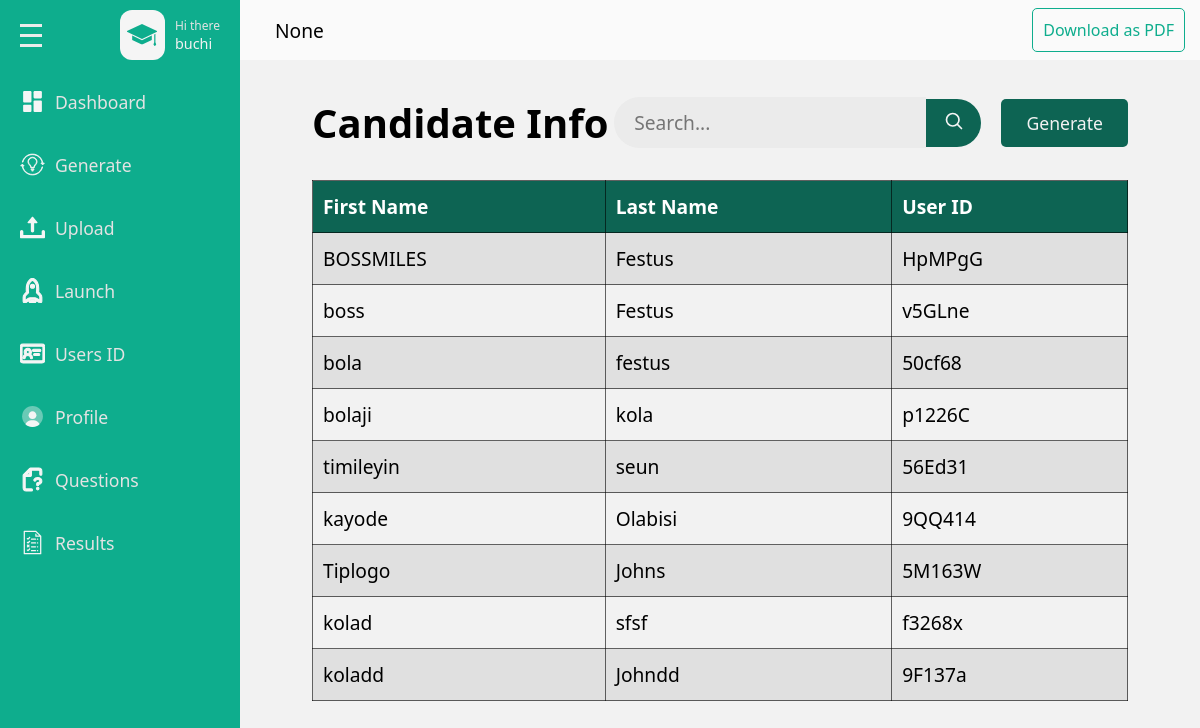
The app's page /admins/user (signed in), older data.
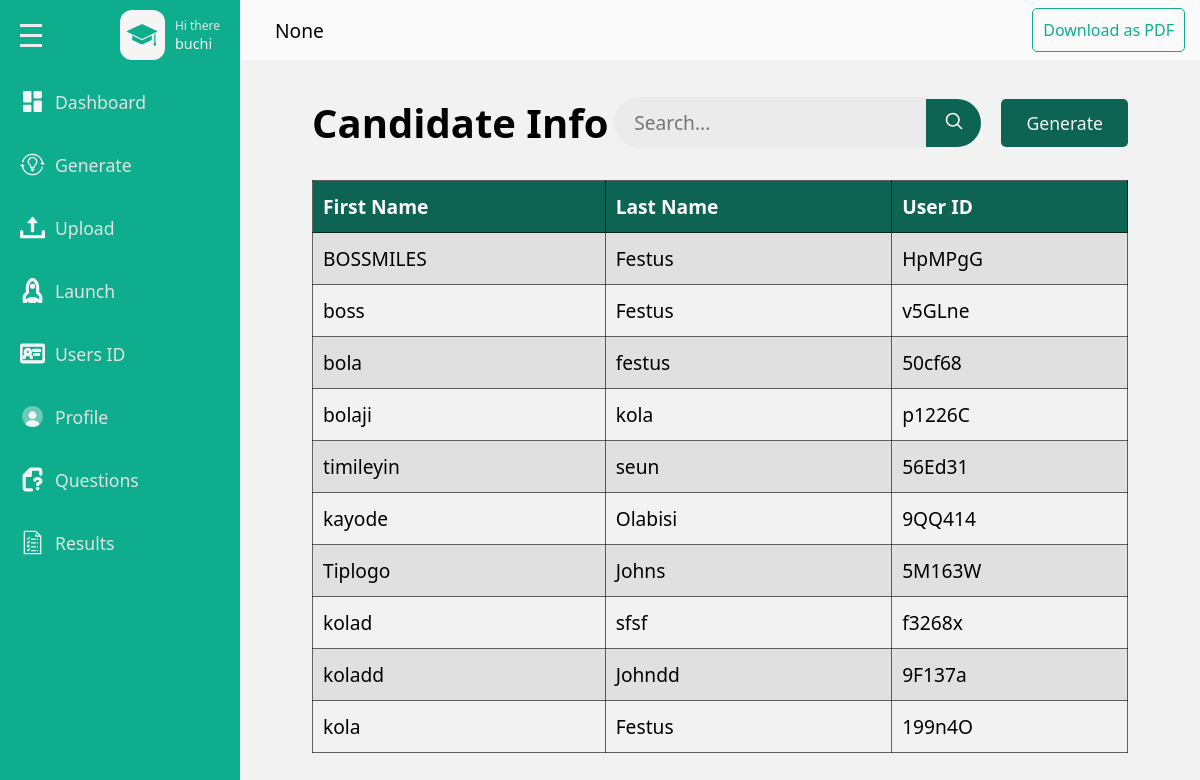
The same page, newer data.
### base/models.py (models this page shows, shortened)
class UserID(models.Model):
    user = models.OneToOneField(User, on_delete=models.CASCADE)
    generated_id = models.CharField(max_length=100, unique=True)

class User(AbstractUser):
   school_name =models.CharField(max_length=500,null=True)
   recovery_code = models.CharField(max_length=100,null=True)

### admins/views.py (the view)
# urls.py: path('user',views.user,name='user'),
def user(request):
    userprofile = get_object_or_404(Userprofile,user=request.user)
    user_id = UserID.objects.all()
    context = {
        'userprofile':userprofile,
        "user_id":user_id
    }
    return render(request, 'admins/userget.html',context)

### base/templates/admins/userget.html (shortened to what the changed rows need)
{% load static %}
<!DOCTYPE html>
<html lang="en">
<head>
    <link rel = "stylesheet" href = "{% static 'css/style.css' %}"/>
</head>
<body>
    <div class = "page">
        <div class = "wrapper">
                                <!DOCTYPE svg PUBLIC "-//W3C//DTD SVG 1.1//EN" "http://www.w3.org/Graphics/SVG/1.1/DTD/svg11.dtd">
                                <!DOCTYPE svg PUBLIC "-//W3C//DTD SVG 1.1//EN" "http://www.w3.org/Graphics/SVG/1.1/DTD/svg11.dtd">
                                <!DOCTYPE svg PUBLIC "-//W3C//DTD SVG 1.1//EN" "http://www.w3.org/Graphics/SVG/1.1/DTD/svg11.dtd">
                                <!DOCTYPE svg PUBLIC "-//W3C//DTD SVG 1.1//EN" "http://www.w3.org/Graphics/SVG/1.1/DTD/svg11.dtd">
                                <!DOCTYPE svg PUBLIC "-//W3C//DTD SVG 1.1//EN" "http://www.w3.org/Graphics/SVG/1.1/DTD/svg11.dtd">
                                <!DOCTYPE svg PUBLIC "-//W3C//DTD SVG 1.1//EN" "http://www.w3.org/Graphics/SVG/1.1/DTD/svg11.dtd">
                                <!DOCTYPE svg PUBLIC "-//W3C//DTD SVG 1.1//EN" "http://www.w3.org/Graphics/SVG/1.1/DTD/svg11.dtd">
                                <!DOCTYPE svg PUBLIC "-//W3C//DTD SVG 1.1//EN" "http://www.w3.org/Graphics/SVG/1.1/DTD/svg11.dtd">
                                <!DOCTYPE svg PUBLIC "-//W3C//DTD SVG 1.1//EN" "http://www.w3.org/Graphics/SVG/1.1/DTD/svg11.dtd">
            <div class = "main-content">
                <div class="user-get-container">
                    <div class="candidate-info flex-between">
                        <h2>Candidate Info</h2>
                    </div>
                    <table class="user-get-table table">
                        <thead class="thead">
                            <tr>
                                <th scope="col">First Name</th>
                                <th scope="col">Last Name</th>
                                <th scope="col">User ID</th>
                            </tr>
                        </thead>
                        <tbody>
                            {% for user_id in user_id %}
                            <tr>
                                <td>{{user_id.user.username}}</td>
                                <td>{{user_id.user.last_name}}</td>
                                <td>{{user_id.generated_id}}</td>
                            </tr>
                            {% endfor %}
                        </tbody>
                    </table>
                </div>
            </div>
        </div>
    </div>
</body>
</html>

Row changes from the older to the newer data that the page shows:
added UserID: user.username "kola", user.last_name "Festus", generated_id "199n4O"
